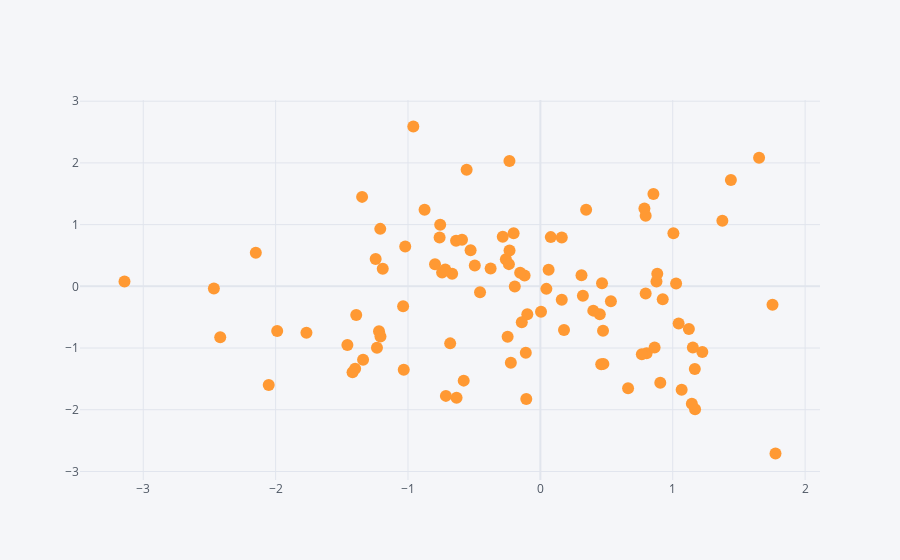

The code cell stored with this chart in its notebook:
### Code cell
df.iplot(kind='scatter', x='A', y='B', mode='markers')
